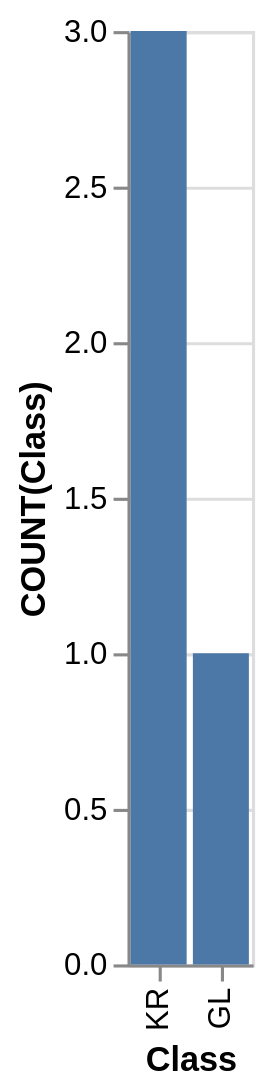

Write the Vega-Lite specification saved for this chart.
### Vega-Lite specification from a JSON file in a GitHub repository (floating-point values rounded to 4 significant figures)
{"data": {"values": [{"x_data": "KR", "y_data": 3}, {"x_data": "GL", "y_data": 1}]}, "mark": "bar", "encoding": {"x": {"field": "x_data", "type": "nominal", "title": "Class", "sort": "descending"}, "y": {"field": "y_data", "type": "quantitative", "title": "COUNT(Class)"}}}
